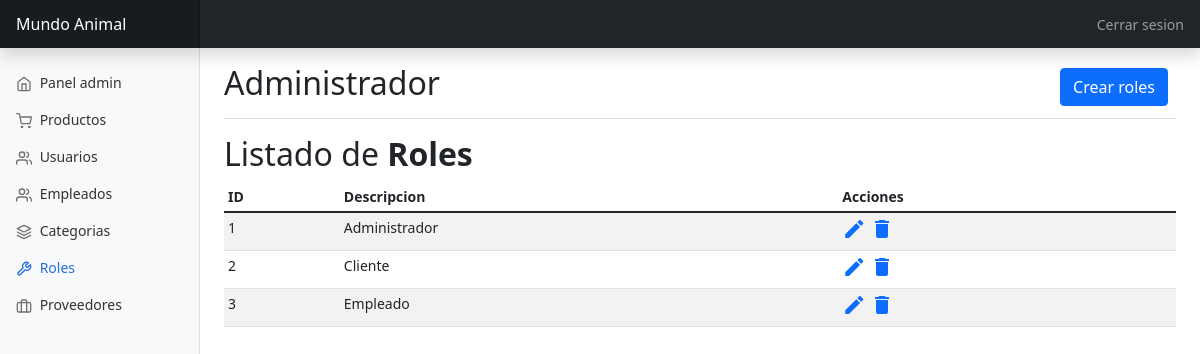
Page /view/roles.php (signed in) on the committed database.
### tables this page shows
CREATE TABLE roles (
  id_rol INT AUTO_INCREMENT PRIMARY KEY,
  descripcion VARCHAR(45) NOT NULL);

### db/database.php (called while the page is built, shortened)
<?php
	class Database{
		private $con;
		private $dbhost="localhost";
		private $dbuser="root";
		private $dbpass="";
		private $dbname="mundoanimal";
		public function connect_db(){
			$this->con = mysqli_connect($this->dbhost, $this->dbuser, $this->dbpass, $this->dbname);
		}
        public function readRol(){
            $sql = "SELECT * FROM roles";
            $res = mysqli_query($this->con, $sql);
            	return $res;
        }
}
?>

### view/roles.php (the view, shortened to what this page needs)
<?php
include('../db/database.php');
$rol = new Database();
?>
<!doctype html>
<html lang="en">
<head>
  <link href="https://cdn.jsdelivr.net/npm/bootstrap@5.1.3/dist/css/bootstrap.min.css" rel="stylesheet">
  <link href="../css/dashboard.css" rel="stylesheet">
</head>
<body>
  <header class="navbar navbar-dark sticky-top bg-dark flex-md-nowrap p-0 shadow">
    <a class="navbar-brand col-md-3 col-lg-2 me-0 px-3" href="#">Mundo Animal</a>
    <div class="navbar-nav">
      <div class="nav-item text-nowrap">
        <a class="nav-link px-3" href="../view/logout.php">Cerrar sesion</a>
      </div>
    </div>
  </header>
  <div class="container-fluid">
    <div class="row">
      <nav id="sidebarMenu" class="col-md-3 col-lg-2 d-md-block bg-light sidebar collapse">
        <div class="position-sticky pt-3">
          <ul class="nav flex-column">
            <li class="nav-item">
              <a class="nav-link" aria-current="page" href="admin.php">
                <span data-feather="home"></span>
                Panel admin
              </a>
            </li>
            <li class="nav-item">
              <a class="nav-link" href="productos.php">
                <span data-feather="shopping-cart"></span>
                Productos
              </a>
            </li>
            <li class="nav-item">
              <a class="nav-link" href="user.php">
                <span data-feather="users"></span>
                Usuarios
              </a>
            </li>
            <li class="nav-item">
              <a class="nav-link" href="empleados.php">
                <span data-feather="users"></span>
                Empleados
              </a>
            </li>
            <li class="nav-item">
              <a class="nav-link" href="categoria.php">
                <span data-feather="layers"></span>
                Categorias
              </a>
            </li>
            <li class="nav-item">
              <a class="nav-link  active" href="roles.php">
                <span data-feather="tool"></span>
                Roles
              </a>
            </li>
            <li class="nav-item">
              <a class="nav-link" href="proveedores.php">
                <span data-feather="briefcase"></span>
                Proveedores
              </a>
            </li>
          </ul>
        </div>
      </nav>
      <main class="col-md-9 ms-sm-auto col-lg-10 px-md-4">
        <div class="d-flex justify-content-between flex-wrap flex-md-nowrap align-items-center pt-3 pb-2 mb-3 border-bottom">
          <h1 class="h2">Administrador</h1>
          <div class="btn-toolbar mb-2 mb-md-0">
            <div class="btn-group me-2">
              <a href="../crud/createRol.php" class="btn btn-primary">Crear roles</a>
            </div>
          </div>
        </div>
        <h2>Listado de <b>Roles</b></h2>
        <div class="table-responsive">
          <table class="table table-striped table-sm">
            <thead>
              <tr>
                <th scope="col">ID</th>
                <th scope="col">Descripcion</th>
                <th scope="col">Acciones</th>
              </tr>
            </thead>
            <tbody>
              <?php $listado = $rol->readRol(); ?>
              <?php
              while ($row = mysqli_fetch_object($listado)) {
                $id_rol = $row->id_rol;
                $descripcion = $row->descripcion;
              ?>
                <tr>
                  <td><?php echo $id_rol; ?></td>
                  <td><?php echo $descripcion; ?></td>
                  <td>
                    <a href="../crud/updateRol.php?id_rol=<?php echo $id_rol; ?>" class="edit" title="Editar" data-toggle="tooltip"><i class="material-icons">&#xE254;</i></a>
                    <a href="../crud/deleteRol.php?id_rol=<?php echo $id_rol; ?>" class="delete" title="Eliminar" data-toggle="tooltip" onclick="return confirm('Seguro que quieres eliminarlo?')"><i class="material-icons">&#xE872;</i></a>
                  </td>
                </tr>
              <?php
              }
              ?>
            </tbody>
          </table>
        </div>
      </main>
    </div>
  </div>
</body>
</html>

### css/dashboard.css (style rules this page uses)
body { font-size: .875rem; }
.feather { width: 16px; height: 16px; vertical-align: text-bottom; }
.sidebar { position: fixed; top: 0; bottom: 0; left: 0; z-index: 100; padding: 48px 0 0; box-shadow: inset -1px 0 0 rgba(0, 0, 0, .1); }
.sidebar .nav-link { font-weight: 500; color: #333; }
.sidebar .nav-link .feather { margin-right: 4px; color: #727272; }
.sidebar .nav-link.active { color: #2470dc; }
.sidebar .nav-link:hover .feather, .sidebar .nav-link.active .feather { color: inherit; }
.navbar-brand { padding-top: .75rem; padding-bottom: .75rem; font-size: 1rem; background-color: rgba(0, 0, 0, .25); box-shadow: inset -1px 0 0 rgba(0, 0, 0, .25); }

### rows in the picture
roles: id_rol "1", descripcion "Administrador"
roles: id_rol "2", descripcion "Cliente"
roles: id_rol "3", descripcion "Empleado"
